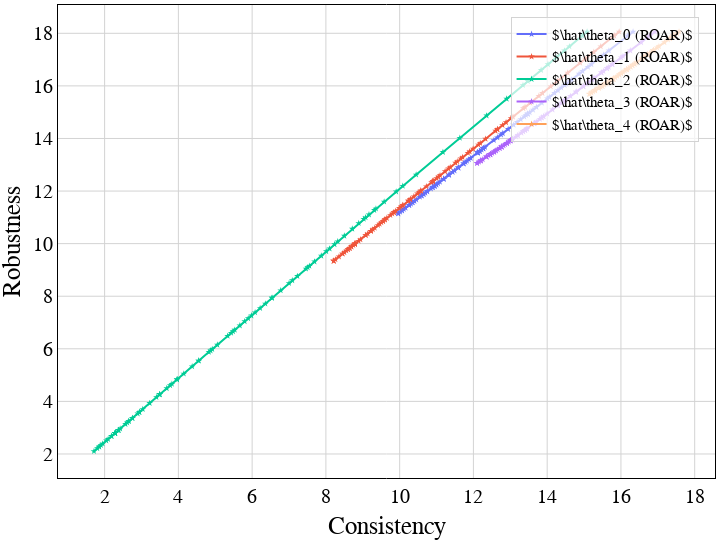

Notebook cell for this chart:
### Code cell
colors = px.colors.qualitative.Plotly
nc = len(colors)
font_family = 'Times New Roman'
font_color = 'black'
width, height = 720, 540

params = {
    'ROAR': {
        'name': 'ROAR',
        'symbol': 'star',
        'size': 5
    },
    'OPT': {
        'name': 'Alg1',
        'symbol': 'circle',
        'size': 3
    }
}

x_val = 'consistency'
y_val = 'robustness'

fig = go.Figure()
for alg in df_im['alg'].unique():
    for p in df_im['p'].unique():
        df_alg = df_im[(df_im['p'] == p) & (df_im['alg'] == alg)]
        mask = pareto_frontier(df_alg[y_val], df_alg[x_val])
        # df_alg = df_alg.iloc[mask]
        
        t = '\\theta_{p}'.format(p=f'{int(p)}')
        a = '{alg}'.format(alg=params[alg]['name'])
        name = r'$\hat{theta} ({a})$'.format(theta=t, a=params[alg]['name'])

        fig.add_trace(go.Scatter(
            x = df_alg[x_val],
            y = df_alg[y_val],
            marker = dict(color=colors[p], symbol=params[alg]['symbol'], size=params[alg]['size']),
            mode = 'markers+lines',
            name = name,
            customdata=df_alg['beta'],
            hovertemplate='consistency: %{x}<br>robustness: %{y}<br>beta: %{customdata}'
        ))

fig.update_xaxes(
    title=dict(
        text=x_val.capitalize(),
        font=dict(
            family=font_family,
            color=font_color,
            size=25
        )
        ), 
    showline=True, 
    mirror=True,
    linecolor='black', 
    gridcolor='lightgrey', 
    zerolinewidth=1,
    zerolinecolor='lightgrey',
    )

fig.update_yaxes(
    title=dict(
        text=y_val.capitalize(),
        font=dict(
            family=font_family,
            color=font_color,
            size=25
        ), 
        ), 
    showline=True, 
    mirror=True,
    linecolor='black', 
    gridcolor='lightgrey',
    zerolinewidth=1,
    zerolinecolor='lightgrey',
    )

fig.update_layout(
    legend=dict(
        # y=0.975, 
        # y=0.0255, 
        x=0.975, 
        y=0.975, 
        xanchor='right',
        font=dict(
            family=font_family,
            color=font_color,
            size=15
            ), 
        bgcolor='rgba(255, 255, 255, 0.7)',
        bordercolor='lightgrey',
        borderwidth=1,
        entrywidth=0.1,
        entrywidthmode='pixels',
        ),
    margin=dict(t=5, b=0, l=1, r=5),
    width=width,
    height=height,
    plot_bgcolor='white',
    paper_bgcolor='white',
    xaxis=dict(
        tickfont=dict(
            family=font_family,
            color=font_color,
            size=20,
        ),
    ),
    yaxis=dict(
        tickfont=dict(
            family=font_family,
            color=font_color,
            size=20
        )
    )
    )

print(base_model.upper(), dataset.upper())
fig.show()
